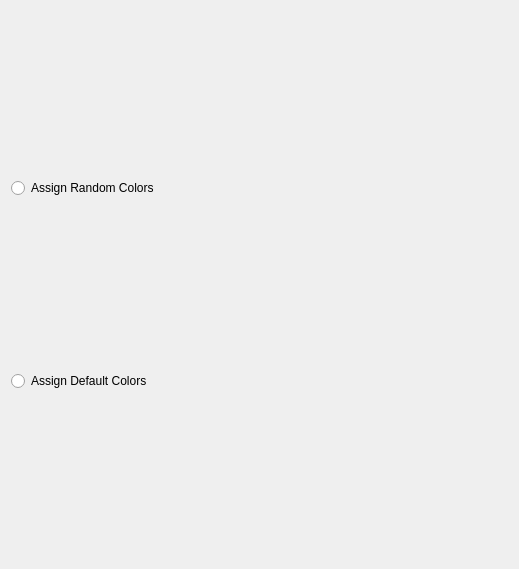
<?xml version="1.0" encoding="UTF-8"?>
<ui version="4.0">
 <class>ZoneBrowserPrefWidget</class>
 <widget class="QWidget" name="ZoneBrowserPrefWidget">
  <property name="geometry">
   <rect>
    <x>0</x>
    <y>0</y>
    <width>519</width>
    <height>569</height>
   </rect>
  </property>
  <property name="windowTitle">
   <string>Zones</string>
  </property>
  <layout class="QVBoxLayout" name="verticalLayout">
   <item>
    <widget class="QRadioButton" name="mRandomButton">
     <property name="text">
      <string>Assign Random Colors</string>
     </property>
    </widget>
   </item>
   <item>
    <widget class="QRadioButton" name="mSingleColorButton">
     <property name="text">
      <string>Assign Default Colors</string>
     </property>
    </widget>
   </item>
  </layout>
 </widget>
 <resources/>
 <connections/>
</ui>
